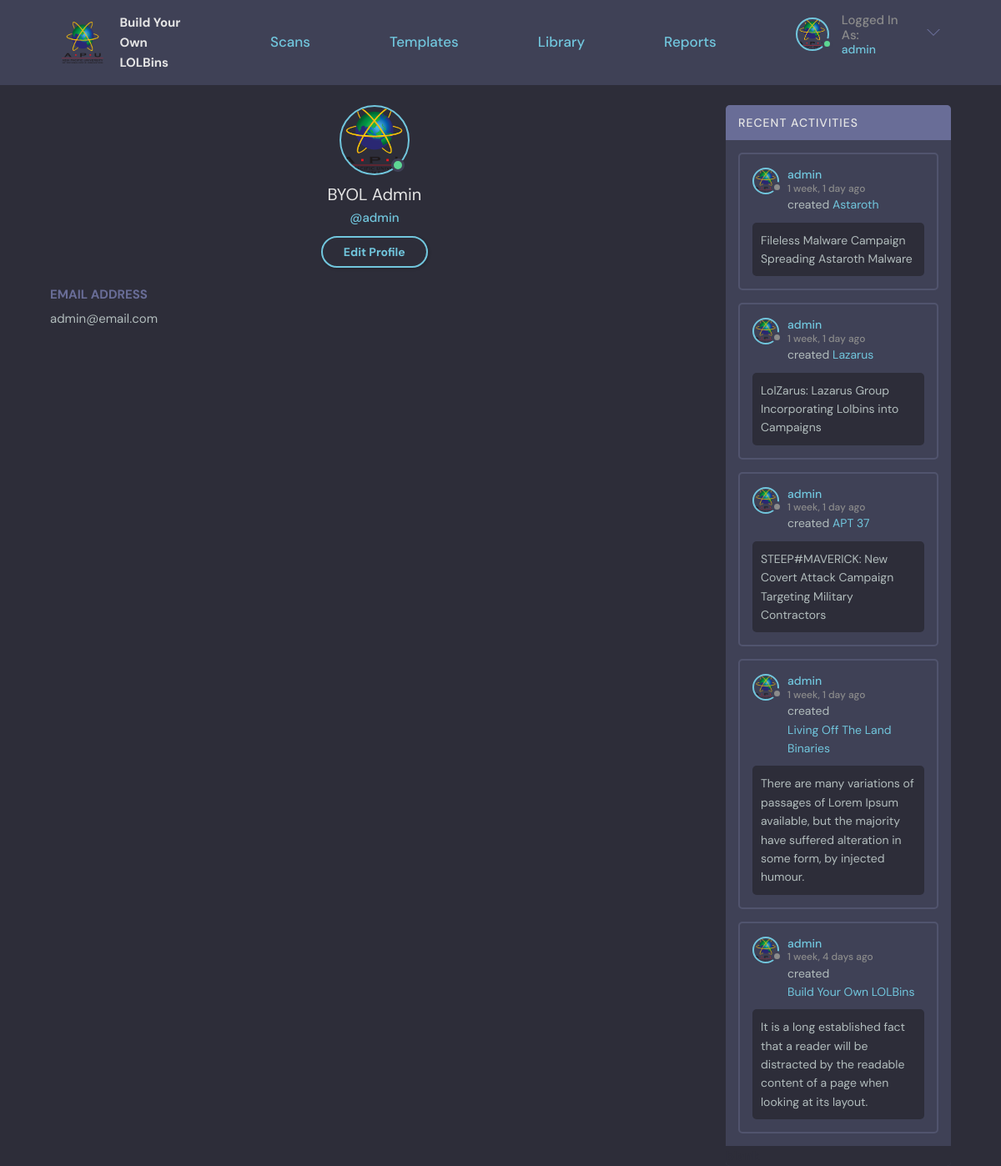
/profile/1/ (signed in), run on an earlier commit of the app's database.
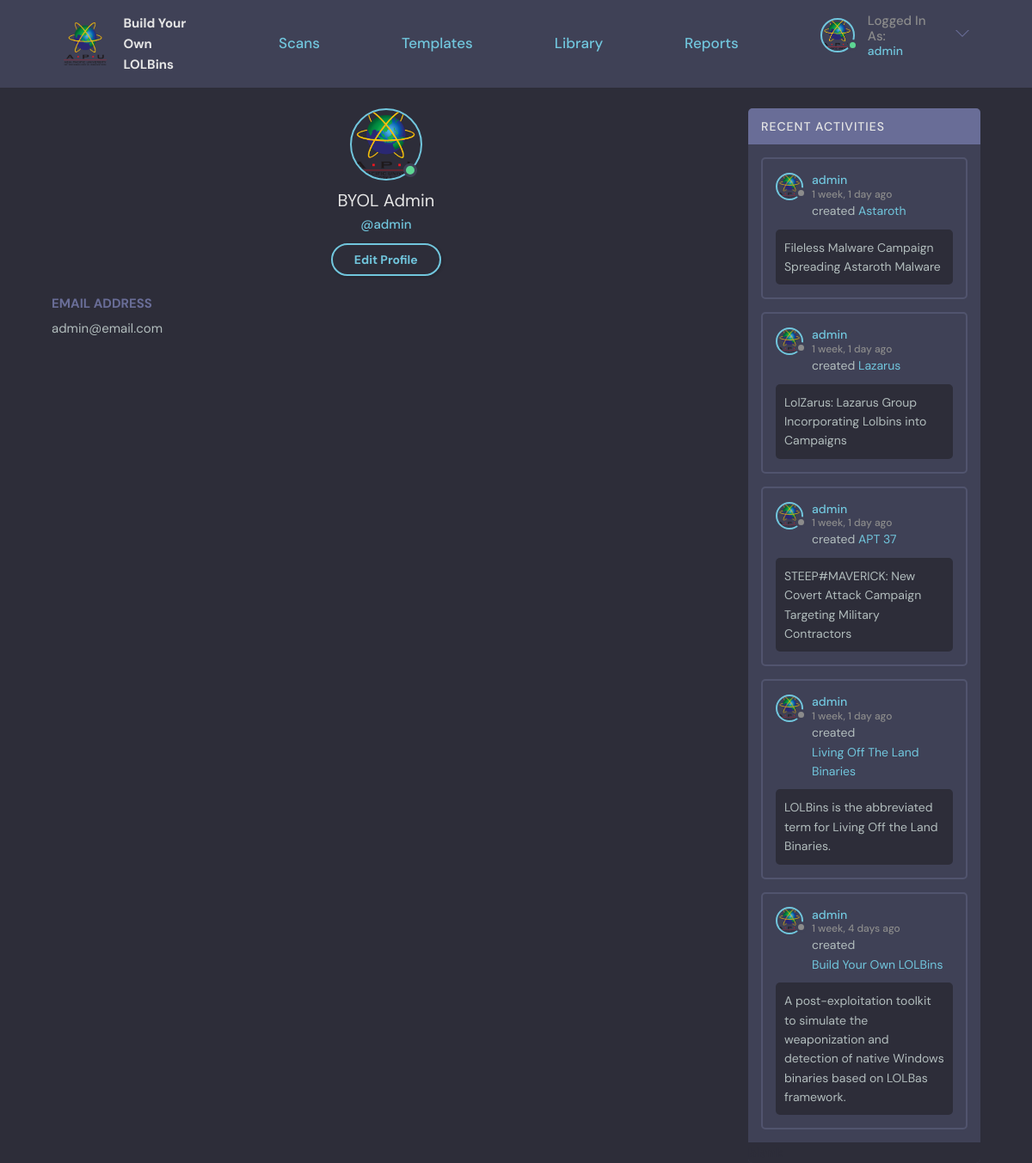
And on a later commit of the database.
### base/models.py (models this page shows, shortened)
class Scan(models.Model):
    user = models.ForeignKey(User, on_delete=SET_NULL, null=True, verbose_name = u'Owner')
    name = models.CharField(max_length=200, default="New Scan")
    description = models.TextField(null=True, blank=True)
    updated = models.DateTimeField(auto_now=True)
    created = models.DateTimeField(auto_now_add=True)
    STATUS_CHOICES = (
    ("STOPPED", "STOPPED"),
    ("COMPLETED", "COMPLETED"),
    ("RUNNING", "RUNNING"),
    ("ERROR", "ERROR"))
    status = models.CharField(max_length=15, choices=STATUS_CHOICES, default='STOPPED')
    ip = models.CharField("IP Address", max_length=15, default="127.0.0.1")
    username = models.CharField("Machine Username", max_length=30, default="admin")
    password = models.CharField("Machine Password", max_length=50, default="admin")
    task = models.TextField(null=True, blank=True)
    class Meta:
        ordering = ['-updated', '-created']
        verbose_name = 'Scan'

### base/views.py (the view)
# urls.py: path('profile/<str:pk>/', views.userProfile, name="user-profile"),
@login_required(login_url='login')
def userProfile(request, pk):
    user = User.objects.get(id=pk)
    userScans = Scan.objects.filter(user=user).order_by('-created')
    context = {'user': user, 'userScans': userScans}
    return render(request, 'base/profile.html', context)

### base/templates/base/profile.html (shortened to what this page needs)
{% extends 'main.html' %}
{% block content %}
{% load static %}
<main class="profile-page layout layout--2">
  <div class="container">
    <div class="roomList">
      <div class="profile">
        <div class="profile__avatar">
          <div class="avatar avatar--large active">
            <img src="{% static 'images/APU.png' %}" />
          </div>
        </div>
        <div class="profile__info">
          <h3>{{user.first_name}} {{user.last_name}}</h3>
          <p>@{{user.username}}</p>
          {% if request.user == user %}
            <a href="{% url 'edit-profile' %}" class="btn btn--main btn--pill">Edit Profile</a>
          {% endif %}
        </div>
        <div class="profile__about">
          <h3>Email Address</h3>
          <p>{{user.email}}</p>
        </div>
      </div>
    </div>
    <div class="activities">
      <div class="activities__header">
        <h2>Recent Activities</h2>
      </div>
      {% for scan in userScans %}
        <div class="activities__box">
          <div class="activities__boxHeader roomListRoom__header">
            <a href="{% url 'user-profile' user.id%}" class="roomListRoom__author">
              <div class="avatar avatar--small">
                <img src="{% static 'images/APU.png' %}" />
              </div>
              <p>
                {{user.username}}
                <span>{{scan.created|timesince}} ago</span>
              </p>
            </a>
          </div>
          <div class="activities__boxContent">
            <p>created <a href="{% url 'scan' scan.id %}">{{scan.name}}</a></p>
            {% if scan.description != "" %}
              <div class="activities__boxRoomContent">
                {{scan.description}}
              </div>
            {% endif %}
          </div>
        </div>
      {% endfor %}
      <div class="activities__break">
        <h2>blank</h2>
      </div>
    </div>
  </div>
</main>
{% endblock content %}

What changed in the data, as far as the page shows it:
changed Scan "Living Off The Land Binaries": description "There are many variations of passages of Lorem Ipsum available, but the majority have suffered alteration in some form, by injected humour." → "LOLBins is the abbreviated term for Living Off the Land Binaries."
changed Scan "Build Your Own LOLBins": description "It is a long established fact that a reader will be distracted by the readable content of a page when looking at its layout." → "A post-exploitation toolkit to simulate the weaponization and detection of native Windows binaries based on LOLBas framework."
